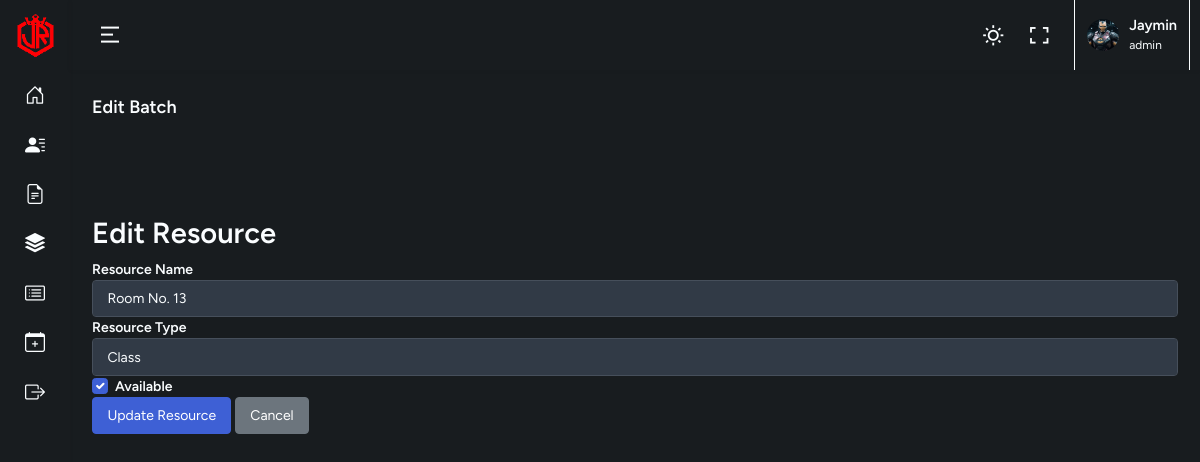
Screenshot of /edit_resource.php?id=3 (signed in) with the database file from the repository.
### tables this page shows
CREATE TABLE `resources` (
  `id` int(11) NOT NULL,
  `resource_name` varchar(255) NOT NULL,
  `type` enum('class','equipment') NOT NULL,
  `availability` tinyint(1) DEFAULT 1,
  `created_at` timestamp NOT NULL DEFAULT current_timestamp(),
  `updated_at` timestamp NOT NULL DEFAULT current_timestamp() ON UPDATE current_timestamp()
);

### edit_resource.php (the view, shortened to what this page needs)
<?php
include('config.php');
$resource_id = $_GET['id'];
$sql = "SELECT * FROM resources WHERE id = $resource_id";
$result = $conn->query($sql);
$resource = $result->fetch_assoc();
?>
<!DOCTYPE html>
<html lang="en" data-bs-theme="dark">
<head>
    <link href="assets/vendor/select2/css/select2.min.css" rel="stylesheet" type="text/css" />
    <link href="assets/vendor/daterangepicker/daterangepicker.css" rel="stylesheet" type="text/css" />
    <link href="assets/vendor/bootstrap-touchspin/jquery.bootstrap-touchspin.min.css" rel="stylesheet"
        type="text/css" />
    <link href="assets/vendor/bootstrap-datepicker/css/bootstrap-datepicker.min.css" rel="stylesheet" type="text/css" />
    <link href="assets/vendor/bootstrap-timepicker/css/bootstrap-timepicker.min.css" rel="stylesheet" type="text/css" />
    <link href="assets/vendor/flatpickr/flatpickr.min.css" rel="stylesheet" type="text/css" />
    <link rel="stylesheet" href="assets/vendor/daterangepicker/daterangepicker.css">
    <link href="https://cdn.jsdelivr.net/npm/bootstrap@5.3.3/dist/css/bootstrap.min.css" rel="stylesheet">
    <link rel="stylesheet" href="assets/vendor/admin-resources/jquery.vectormap/jquery-jvectormap-1.2.2.css">
    <link href="assets/css/app.min.css" rel="stylesheet" type="text/css" id="app-style" />
    <link href="assets/css/icons.min.css" rel="stylesheet" type="text/css" />
</head>
<body>
    <div class="wrapper">
        <?php require './layouts/topbar.php'; ?>
        <?php require './layouts/sidebar.php'; ?>
        <div class="content-page">
            <div class="content">
                <div class="container-fluid">
                    <div class="row">
                        <div class="col-12">
                            <div class="page-title-box">
                                <h4 class="page-title">Edit Batch</h4>
                            </div>
                        </div>
                    </div>
                    <div class="row">
                        <h2 class="mt-5">Edit Resource</h2>
                        <form method="POST" action="edit_resource.php?id=<?php echo $resource_id; ?>">
                            <div class="form-group">
                                <label for="resource_name">Resource Name</label>
                                <input type="text" class="form-control" id="resource_name" name="resource_name"
                                    value="<?php echo $resource['resource_name']; ?>" required>
                            </div>
                            <div class="form-group">
                                <label for="type">Resource Type</label>
                                <select class="form-control" id="type" name="type" required>
                                    <option value="class" <?php if ($resource['type'] == 'class') echo 'selected'; ?>>
                                        Class</option>
                                </select>
                            </div>
                            <div class="form-group form-check">
                                <input type="checkbox" class="form-check-input" id="availability" name="availability"
                                    <?php if ($resource['availability']) echo 'checked'; ?>>
                                <label class="form-check-label" for="availability">Available</label>
                            </div>
                            <button type="submit" class="btn btn-primary">Update Resource</button>
                            <a href="Manage_Resource.php" class="btn btn-secondary">Cancel</a>
                        </form>
                    </div>
                </div>
            </div>
        </div>
</body>
</html>

### rows the page displays
resources: resource_name "Room No. 13", type "Class", availability "☑"

### other values shown
$_SESSION['name'] "Jaymin"
$_SESSION['role'] "admin"
